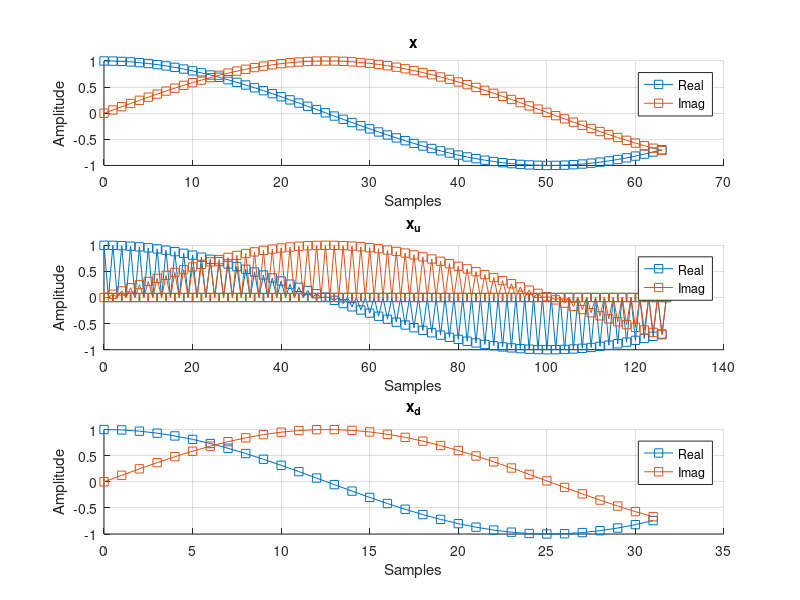

MATLAB code for this plot:
%% TARGET
% Perform the upsample and downsample processes of the discrete complex
% wave and draw them. The signal are
% * Signal 0: x[n]   = exp(1i*omegaN*n); omegaN = 1/16;
% * Signal 1: x_u[n] = upsample(x, L);   L = 2;
% * Signal 2: x_d[n] = downsample(x, M); M = 2;


%% Clear everything
clc;        % 'clc' cleras all the text from the Command Window
clear;      % 'clear' removes all variables from the current workspace
close all;  % 'close all' deletes all figures whose handles are not hidden.

%% Parameters
omegaN = 1/16;
L = 2;
M = 2;
len = 64;

%% Exercise
n = 0:len-1;
x = exp(1i*omegaN*n);

% Upsampled signal
x_u = upsample(x,L);
n_u = 0:(length(x_u)-1);

% Downsampled signal
x_d = downsample(x,M);
n_d = 0:(length(x_d)-1);

%% Figures
figure
subplot(3,1,1)
    hold on
    plot(n, real(x), 's-')
    plot(n, imag(x), 's-')
    hold off
    grid on
    legend('Real', 'Imag')
    xlabel('Samples')
    ylabel('Amplitude')
    title('x')
subplot(3,1,2)
    hold on
    plot(n_u, real(x_u), 's-')
    plot(n_u, imag(x_u), 's-')
    hold off
    grid on
    legend('Real', 'Imag')
    xlabel('Samples')
    ylabel('Amplitude')
    title('x_u')
subplot(3,1,3)
    hold on
    plot(n_d, real(x_d), 's-')
    plot(n_d, imag(x_d), 's-')
    hold off
    grid on
    legend('Real', 'Imag')
    xlabel('Samples')
    ylabel('Amplitude')
    title('x_d')



